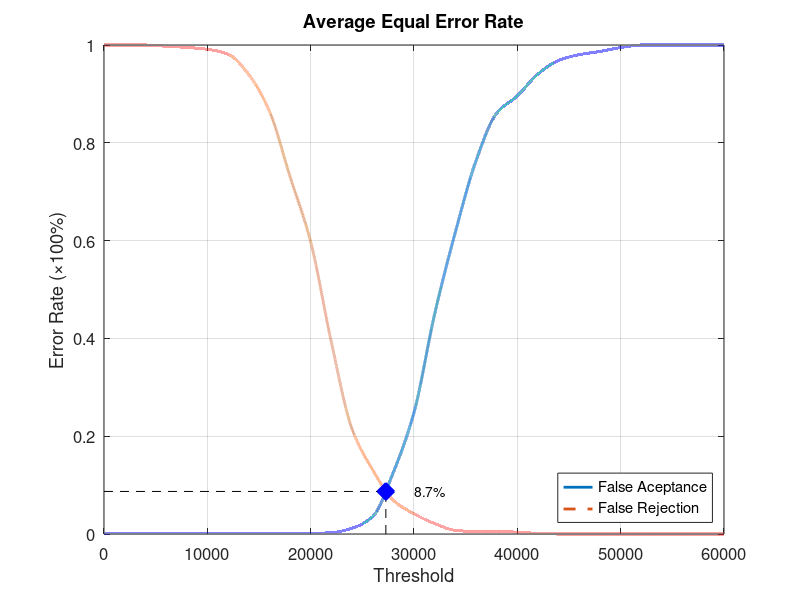
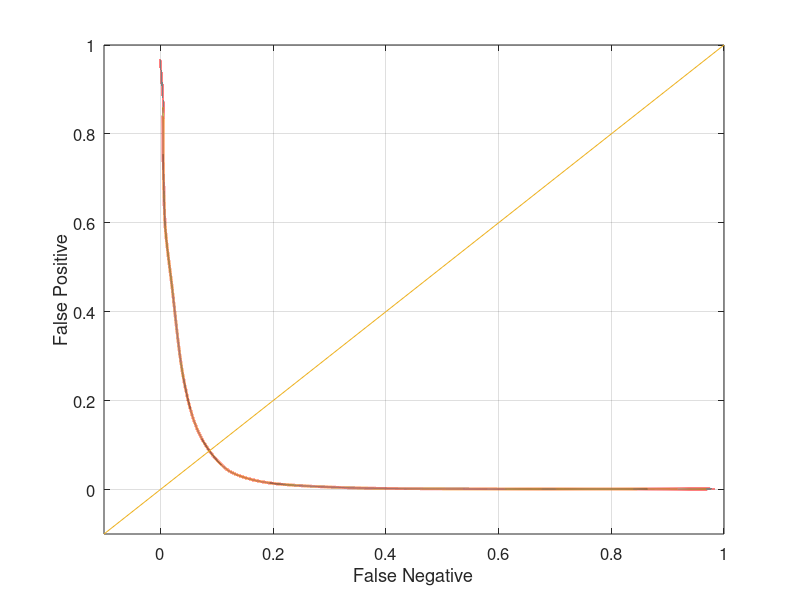

The MATLAB source for these figures, in order:
function yEER = Experiment5Average
close all;
clear;
clc;
x = 0:2000:60000;
xq = 0:0.5:60000;

y0 = [0 0.00131579 0.00131579 0.00131579 0.00131579 0.00131579 0.00131579 0.00131579 0.00131579 0.00131579 0.00131579 0.00263158 0.0118421 0.0355263 0.126316 0.248684 0.45 0.617105 0.763158 0.860526 0.896053 0.94079 0.968421 0.980263 0.986842 0.994737 1 1 1 1 1];
yy0 = interp1(x, y0, xq, 'pchip');
y1 = [1 1 1 0.9975 0.995 0.99125 0.98125 0.94 0.865 0.73125 0.5975 0.3925 0.215 0.13125 0.06875 0.04125 0.02125 0.0075 0.005 0.005 0.00375 0.00125 0 0 0 0 0 0 0 0 0];
yy1 = interp1(x, y1, xq, 'pchip');

% Calculating EER: 
y2 = abs(y0 - y1);
find(y2 == min(y2))
yy2 = abs(yy0 - yy1);
xEER = find(yy2 == min(yy2));
xEERIndex = xq(xEER) % X-axis EER
yEER = yy0(xEER) % Y-axis EER

main = figure
plot(xq, yy0,'-','LineWidth', 2);	hold on
plot(xq, yy1,'--','LineWidth', 2);	hold on
plot([xEERIndex xEERIndex], [0 yEER], 'k--');	hold on
plot([0 xEERIndex], [yEER yEER], 'k--');	hold on
plot(xEERIndex, yEER, 'bx', 'LineWidth', 10);	hold on
text(xEERIndex + 10 * xEERIndex / 100, yEER, [num2str(round((10000 * yEER)) / 100) '%'])
legend('False Aceptance', 'False Rejection', 'Location', 'SouthEast')
xlabel('Threshold')
ylabel('Error Rate (\times100%)')
title('Average Equal Error Rate')
set(gca, 'FontSize', 12)
axis([0 60000 0 1])
grid on

print(main, 'Experiment5AverageMain', '-dpng');
FNRxFPR = figure('Color', [1 1 1]);
plot(yy1, yy0, '-', yy1, yy0, 'LineWidth', 2);
hold on
y = -0.1:0.1:1
plot(y, y); 
set(gca, 'FontSize', 12)
xlabel('False Negative')
ylabel('False Positive')
axis([-0.1 1 -0.1 1])
set(gca, 'FontSize', 12)
grid on

print(FNRxFPR, 'Experiment5AverageFNRxFPR','-dpng');
end
